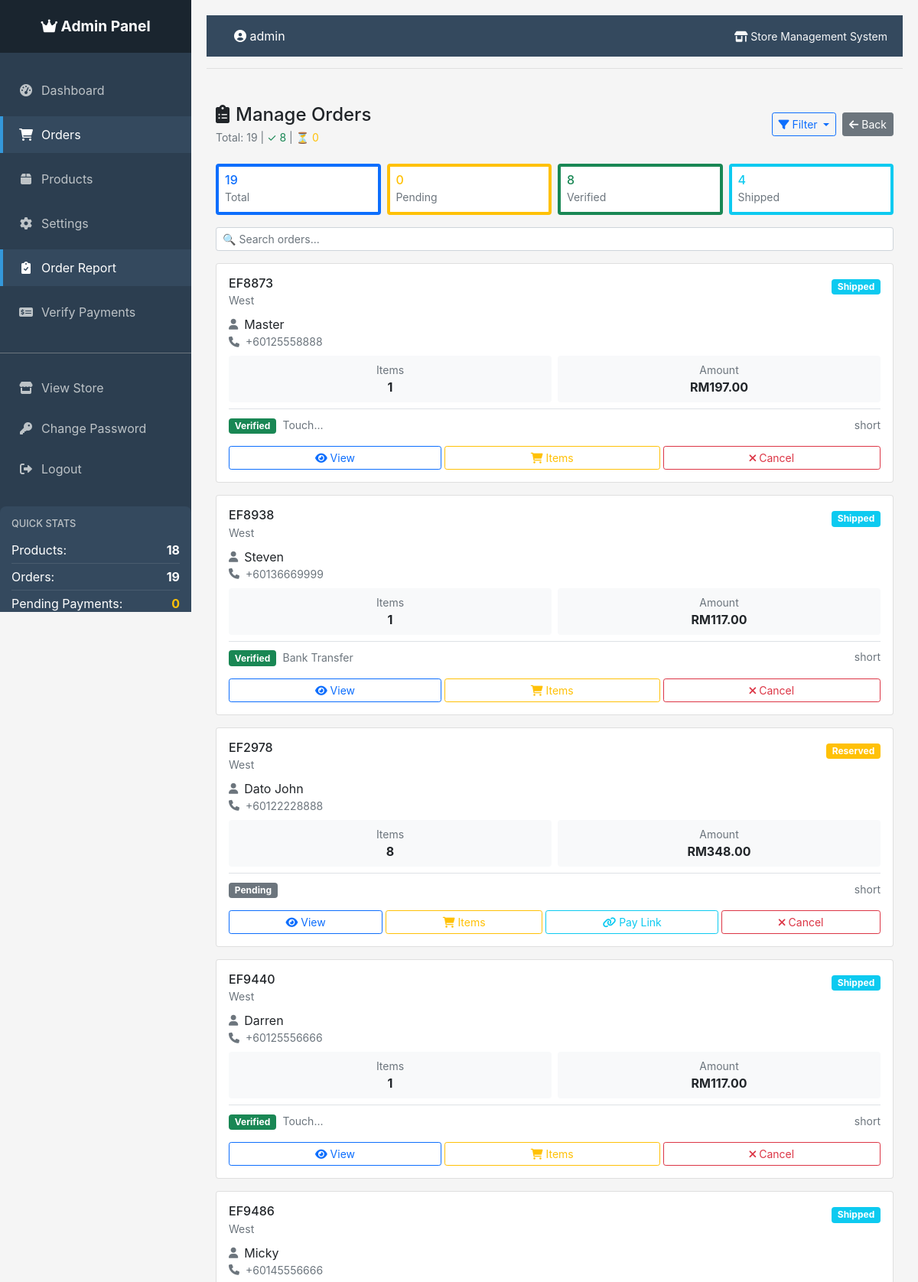
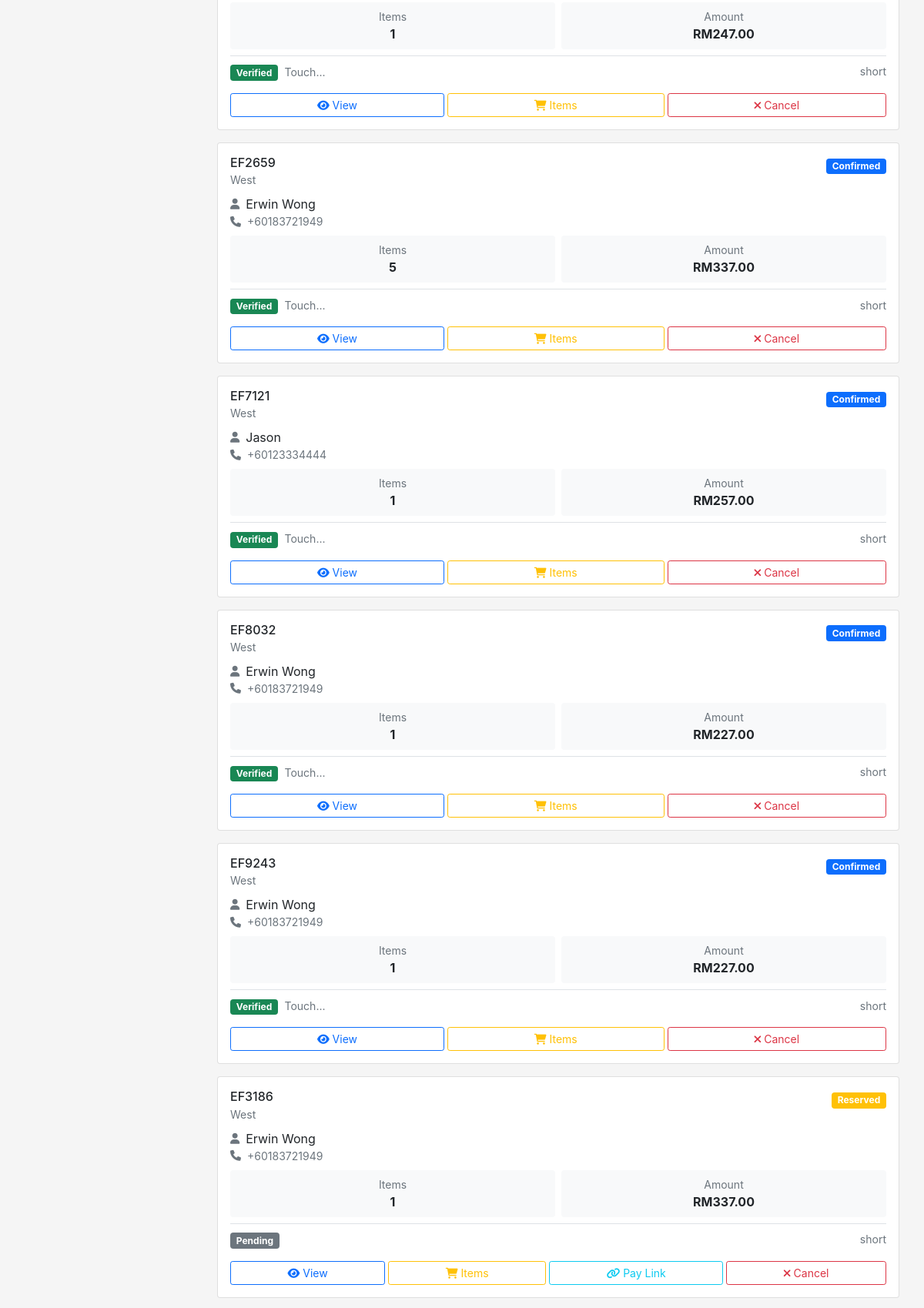
Page /admin/orders (signed in, upper part) on the committed database (2 pictures, top to bottom).
### tables this page shows
CREATE TABLE orders (
            id INTEGER PRIMARY KEY AUTOINCREMENT,
            order_id TEXT UNIQUE NOT NULL,
            customer_name TEXT NOT NULL,
            total_price REAL NOT NULL,
            shipping_fee REAL NOT NULL,
            address TEXT NOT NULL,
            postcode TEXT NOT NULL,
            state TEXT NOT NULL,
            region TEXT NOT NULL,
            status TEXT DEFAULT 'pending',
            created_at TIMESTAMP DEFAULT CURRENT_TIMESTAMP
        , contact_number TEXT, payment_method TEXT, payment_status TEXT DEFAULT "pending", payment_receipt TEXT, payment_verified BOOLEAN DEFAULT 0, payment_verified_at TIMESTAMP, payment_verified_by TEXT, tracking_number TEXT, updated_at TIMESTAMP);

### app.py (the view)
@app.route('/admin/orders')
@admin_required
def admin_orders():
    orders = g.conn.execute('''
        SELECT o.*,
               (SELECT COUNT(*) FROM order_items WHERE order_id = o.order_id) as item_count
        FROM orders o
        ORDER BY o.created_at DESC
    ''').fetchall()
    return render_template('admin_orders.html', orders=orders)

### app.py (called while the page is built)
@app.template_filter('datetimeformat')
def datetimeformat(value, format='%d %b %Y, %I:%M %p'):
    if value:
        if isinstance(value, str):
            try:
                for fmt in ('%Y-%m-%d %H:%M:%S', '%Y-%m-%d %H:%M:%S.%f', '%Y-%m-%d'):
                    try:
                        value = datetime.strptime(value, fmt)
                        break
                    except ValueError:
                        continue
            except:
                return value
        if isinstance(value, datetime):
            return value.strftime(format)
    return ''

def get_db_connection():
    conn = sqlite3.connect(app.config['DATABASE'])
    conn.row_factory = sqlite3.Row
    return conn

@app.before_request
def before_request():
    g.conn = get_db_connection()

@app.teardown_request
def teardown_request(exception):
    if hasattr(g, 'conn'):
        g.conn.close()

def admin_required(f):
    @wraps(f)
    def decorated_function(*args, **kwargs):
        if 'admin_logged_in' not in session:
            return redirect(url_for('admin_login'))
        return f(*args, **kwargs)
    return decorated_function

@app.context_processor
def inject_pending_payments():
    if hasattr(g, 'conn'):
        pending_count = g.conn.execute(
            'SELECT COUNT(*) FROM orders WHERE payment_status = "pending_verification"'
        ).fetchone()[0]
        return dict(pending_payments=pending_count)
    return dict(pending_payments=0)

### templates/admin_orders.html (shortened to what this page needs)
{% extends "admin_base.html" %}
{% block content %}
<div class="container-fluid py-3">
    <div class="d-flex flex-column flex-md-row justify-content-between align-items-start align-items-md-center mb-4 gap-3">
        <div>
            <h1 class="h4 mb-1">
                <i class="fas fa-clipboard-list me-2"></i>Manage Orders
            </h1>
            <p class="text-muted small mb-0">
                Total: {{ orders|length }} |
                <span class="text-success">✓ {{ orders|selectattr('payment_status', 'equalto', 'verified')|list|length }}</span> |
                <span class="text-warning">⏳ {{ orders|selectattr('payment_status', 'equalto', 'pending_verification')|list|length }}</span>
            </p>
        </div>
        <div class="d-flex gap-2">
            <div class="dropdown">
                <button type="button" class="btn btn-sm btn-outline-primary dropdown-toggle" data-bs-toggle="dropdown">
                    <i class="fas fa-filter"></i> Filter
                </button>
            </div>
            <a href="{{ url_for('admin_dashboard') }}" class="btn btn-sm btn-secondary">
                <i class="fas fa-arrow-left"></i>
                <span class="d-none d-sm-inline">Back</span>
            </a>
        </div>
    </div>
    <div class="row g-2 mb-3">
        <div class="col-3">
            <div class="card border-start border-primary border-4">
                <div class="card-body py-2 px-2">
                    <h6 class="text-primary mb-0">{{ orders|length }}</h6>
                    <small class="text-muted">Total</small>
                </div>
            </div>
        </div>
        <div class="col-3">
            <div class="card border-start border-warning border-4">
                <div class="card-body py-2 px-2">
                    <h6 class="text-warning mb-0">{{ orders|selectattr('payment_status', 'equalto', 'pending_verification')|list|length }}</h6>
                    <small class="text-muted">Pending</small>
                </div>
            </div>
        </div>
        <div class="col-3">
            <div class="card border-start border-success border-4">
                <div class="card-body py-2 px-2">
                    <h6 class="text-success mb-0">{{ orders|selectattr('payment_status', 'equalto', 'verified')|list|length }}</h6>
                    <small class="text-muted">Verified</small>
                </div>
            </div>
        </div>
        <div class="col-3">
            <div class="card border-start border-info border-4">
                <div class="card-body py-2 px-2">
                    <h6 class="text-info mb-0">{{ orders|selectattr('status', 'equalto', 'shipped')|list|length }}</h6>
                    <small class="text-muted">Shipped</small>
                </div>
            </div>
        </div>
    </div>
    <div class="mb-3">
        <input type="search" class="form-control form-control-sm"
               placeholder="🔍 Search orders..."
               oninput="quickSearch()"
               id="orderSearch">
    </div>
    <div id="ordersList">
        {% for order in orders %}
        <div class="card order-card mb-3"
             data-status="{{ order.status }}"
             data-payment="{{ order.payment_status }}"
             data-orderid="{{ order.order_id }}">
            <div class="card-body">
                <div class="d-flex justify-content-between align-items-start mb-2">
                    <div>
                        <h6 class="mb-0">{{ order.order_id }}</h6>
                        <small class="text-muted">{{ order.region|title }}</small>
                    </div>
                    <div class="text-end">
                        <span class="badge {% if order.status == 'completed' %}bg-success{% elif order.status == 'shipped' %}bg-info{% elif order.status == 'cancelled' %}bg-danger{% elif order.status == 'confirmed' %}bg-primary{% else %}bg-warning{% endif %}">
                            {{ order.status|title }}
                        </span>
                    </div>
                </div>
                <div class="mb-2">
                    <div class="d-flex align-items-center">
                        <i class="fas fa-user me-2 text-muted small"></i>
                        <span class="fw-medium">{{ order.customer_name }}</span>
                    </div>
                    <div class="d-flex align-items-center">
                        <i class="fas fa-phone me-2 text-muted small"></i>
                        <small class="text-muted">+6{{ order.contact_number }}</small>
                    </div>
                </div>
                <div class="row g-2 mb-2">
                    <div class="col-6">
                        <div class="bg-light rounded p-2 text-center">
                            <small class="text-muted d-block">Items</small>
                            <span class="fw-bold">{{ order.item_count }}</span>
                        </div>
                    </div>
                    <div class="col-6">
                        <div class="bg-light rounded p-2 text-center">
                            <small class="text-muted d-block">Amount</small>
                            <span class="fw-bold">RM{{ "%.2f"|format(order.total_price) }}</span>
                        </div>
                    </div>
                </div>
                <div class="d-flex justify-content-between align-items-center border-top pt-2">
                    <div>
                        <span class="badge {% if order.payment_status == 'verified' %}bg-success{% elif order.payment_status == 'rejected' %}bg-danger{% elif order.payment_status == 'pending_verification' %}bg-warning{% else %}bg-secondary{% endif %}">
                            {{ order.payment_status|title }}
                        </span>
                        {% if order.payment_method %}
                        <small class="text-muted ms-1">{{ order.payment_method|truncate(10) }}</small>
                        {% endif %}
                    </div>
                    <small class="text-muted">{{ order.created_at|datetimeformat('short') }}</small>
                </div>
                <div class="d-flex justify-content-between gap-1 mt-3">
                    <a href="{{ url_for('order_details', order_id=order.order_id) }}"
                       class="btn btn-sm btn-outline-primary flex-fill">
                        <i class="fas fa-eye"></i>
                        <span class="d-none d-sm-inline">View</span>
                    </a>
                    <a href="{{ url_for('edit_order_items', order_id=order.order_id) }}"
                       class="btn btn-sm btn-outline-warning flex-fill">
                        <i class="fas fa-shopping-cart"></i>
                        <span class="d-none d-sm-inline">Items</span>
                    </a>
                    {% if order.payment_status == 'pending' %}
                    <a href="{{ url_for('send_payment_link', order_id=order.order_id) }}"
                       class="btn btn-sm btn-outline-info flex-fill"
                       onclick="return confirm('Send payment link for {{ order.order_id }}?')">
                        <i class="fas fa-link"></i>
                        <span class="d-none d-sm-inline">Pay Link</span>
                    </a>
                    {% endif %}
                    {% if order.status != 'cancelled' and order.status != 'completed' %}
                    <a href="{{ url_for('cancel_order', order_id=order.order_id) }}"
                       class="btn btn-sm btn-outline-danger flex-fill"
                       onclick="return confirm('Cancel order {{ order.order_id }}?')">
                        <i class="fas fa-times"></i>
                        <span class="d-none d-sm-inline">Cancel</span>
                    </a>
                    {% endif %}
                </div>
            </div>
        </div>
        {% endfor %}
    </div>
</div>
{% endblock %}

### templates/admin_base.html (style rules this page uses)
body { font-family: -apple-system, BlinkMacSystemFont, 'Segoe UI', Roboto, Oxygen, Ubuntu, Cantarell, sans-serif; background-color: #f5f5f5; }

### templates/admin_orders.html (style rules this page uses)
@media (min-width: 768px) { .order-card { max-width: 100%; } }

### rows in the picture
orders: order_id "EF8873", region "West", status "Shipped", customer_name "Master", contact_number "0125558888", item_count "1", total_price "197.00", payment_status "Verified", payment_method "Touch...", created_at "short"
orders: order_id "EF8938", region "West", status "Shipped", customer_name "Steven", contact_number "0136669999", item_count "1", total_price "117.00", payment_status "Verified", payment_method "Bank Transfer", created_at "short"
orders: order_id "EF2978", region "West", status "Reserved", customer_name "Dato John", contact_number "0122228888", item_count "8", total_price "348.00", payment_status "Pending", created_at "short"
orders: order_id "EF9440", region "West", status "Shipped", customer_name "Darren", contact_number "0125556666", item_count "1", total_price "117.00", payment_status "Verified", payment_method "Touch...", created_at "short"
orders: order_id "EF9486", region "West", status "Shipped", customer_name "Micky", contact_number "0145556666", item_count "1", total_price "247.00", payment_status "Verified", payment_method "Touch...", created_at "short"
orders: order_id "EF2659", region "West", status "Confirmed", customer_name "Erwin Wong", contact_number "0183721949", item_count "5", total_price "337.00", payment_status "Verified", payment_method "Touch...", created_at "short"
orders: order_id "EF7121", region "West", status "Confirmed", customer_name "Jason", contact_number "0123334444", item_count "1", total_price "257.00", payment_status "Verified", payment_method "Touch...", created_at "short"
orders: order_id "EF8032", region "West", status "Confirmed", customer_name "Erwin Wong", contact_number "0183721949", item_count "1", total_price "227.00", payment_status "Verified", payment_method "Touch...", created_at "short"
orders: order_id "EF9243", region "West", status "Confirmed", customer_name "Erwin Wong", contact_number "0183721949", item_count "1", total_price "227.00", payment_status "Verified", payment_method "Touch...", created_at "short"
orders: order_id "EF3186", region "West", status "Reserved", customer_name "Erwin Wong", contact_number "0183721949", item_count "1", total_price "337.00", payment_status "Pending", created_at "short"

### other values in the picture
{{ stats['product_count'] if stats else 0 }} "18"
{{ order_stats['order_count'] if order_stats else 0 }} "19"
{{ pending_stats['pending_count'] if pending_stats else 0 }} "0"
{{ session.get('admin_username', 'Admin') }} "admin"
{{ orders|length }} "19"
{{ orders|selectattr('payment_status', 'equalto', 'verified')|list|length }} "8"
{{ orders|selectattr('status', 'equalto', 'shipped')|list|length }} "4"
